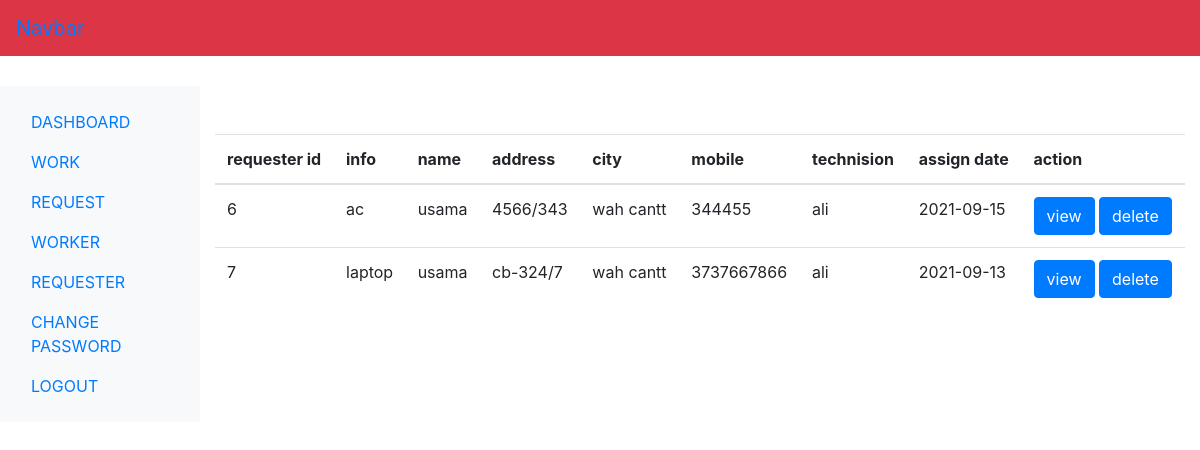
Screenshot of /admin/work.php with the database file from the repository.
### tables this page shows
CREATE TABLE `assign_work` (
  `r_no` int(11) NOT NULL,
  `request_id` int(11) NOT NULL,
  `request_info` text NOT NULL,
  `request_desc` text NOT NULL,
  `request_name` varchar(60) NOT NULL,
  `request_add1` text NOT NULL,
  `request_add2` text NOT NULL,
  `request_city` varchar(60) NOT NULL,
  `req_region` varchar(60) NOT NULL,
  `req_postalcode` int(11) NOT NULL,
  `req_email` varchar(60) NOT NULL,
  `req_phone` bigint(20) NOT NULL,
  `tech_name` varchar(60) NOT NULL,
  `asign_date` date NOT NULL
);

### admin/work.php (the view, shortened to what this page needs)
<?php
include('include/header.php');
include('../requester/dbconnection.php');
?>
<div class="col-sm-9 col-md-10 mt-5">
    <?php
    $sql="Select * From assign_work";
    $result=$con->query($sql);
    if($result->num_rows > 0){
        echo '<table class="table">
        <thead>
          <tr>
            <th scope="col">requester id</th>
            <th scope="col">info</th>
            <th scope="col">name</th>
            <th scope="col">address</th>
            <th scope="col">city</th>
            <th scope="col">mobile</th>
            <th scope="col">technision</th>
            <th scope="col">assign date</th>
            <th scope="col">action</th>
          </tr>
        </thead>
        <tbody>';
            while($row=$result->fetch_assoc()){
       echo '  <tr>';
        echo '<td>'.$row["request_id"].'</td>';
        echo '<td>'.$row["request_info"].'</td>';
        echo '<td>'.$row["request_name"].'</td>';
        echo '<td>'.$row["request_add1"].'</td>';
        echo '<td>'.$row["request_city"].'</td>';
        echo '<td>'.$row["req_phone"].'</td>';
        echo '<td>'.$row["tech_name"].'</td>';
        echo '<td>'.$row["asign_date"].'</td>';
        echo '<td>';
        echo '<form action="workdetail.php" class="d-inline">';
        echo' <input type="submit" class="btn btn-primary" name="view"  value="view">';
           echo' </form>';
           echo '<form action="" class="d-inline" method="POST">';
       echo' <input type="submit" class="btn btn-primary" name="delete" value="delete">';
   echo' </form>';
        echo'</td>';
        echo '</tr>';
        }
       echo '</tbody>
      </table>';
    }
    ?>
</div>
<?php include('include/footer.php');?>

### admin/include/header.php (shortened to what this page needs)
<!DOCTYPE html>
<html lang="en">
<head>
    <link rel="stylesheet" href="https://maxcdn.bootstrapcdn.com/bootstrap/4.0.0/css/bootstrap.min.css">
    <link rel="stylesheet" href="css/bootstrap.min.css">
    <link rel="stylesheet" href="css/all.min.css">
 <nav class="navbar navbar-expand-lg text-white bg-danger d-print-none">
  <a class="navbar-brand" href="#">Navbar</a>
</nav>
                <div class="container-fluid" style="margin-top:30px;">
                    <div class="row">
                        <nav class="col-sm-2 bg-light sidebar py-3 d-print-none">
                            <div class=" sidebar-sticky">
                                <ul class="nav flex-column">
                                    <li class="nav-item"><a class="nav-link" href="dashboard.php">DASHBOARD</a></li>
                                    <li class="nav-item"><a class="nav-link" href="work.php">WORK</a></li>
                                  <li class="nav-item"><a class="nav-link" href="request.php">REQUEST</a></li>
                                    <li class="nav-item"><a class="nav-link" href="employee.php">WORKER</a></li>
                                  <li class="nav-item"><a class="nav-link" href="requester.php">REQUESTER</a></li>
                                    <li class="nav-item"><a class="nav-link" href="adminchangepass.php">CHANGE PASSWORD</a></li>
                                    <li class="nav-item"><a class="nav-link" href="alogout.php">LOGOUT</a></li>
                                </ul>
                            </div>
</nav>

### admin/include/footer.php (shortened to what this page needs)
</div>
</div>
</head>
<body>

### rows the page displays
assign_work: request "6", request_info "ac", request_name "usama", request_add1 "4566/343", request_city "wah cantt", req_phone "344455", tech_name "ali", asign_date "2021-09-15"
assign_work: request "7", request_info "laptop", request_name "usama", request_add1 "cb-324/7", request_city "wah cantt", req_phone "3737667866", tech_name "ali", asign_date "2021-09-13"
